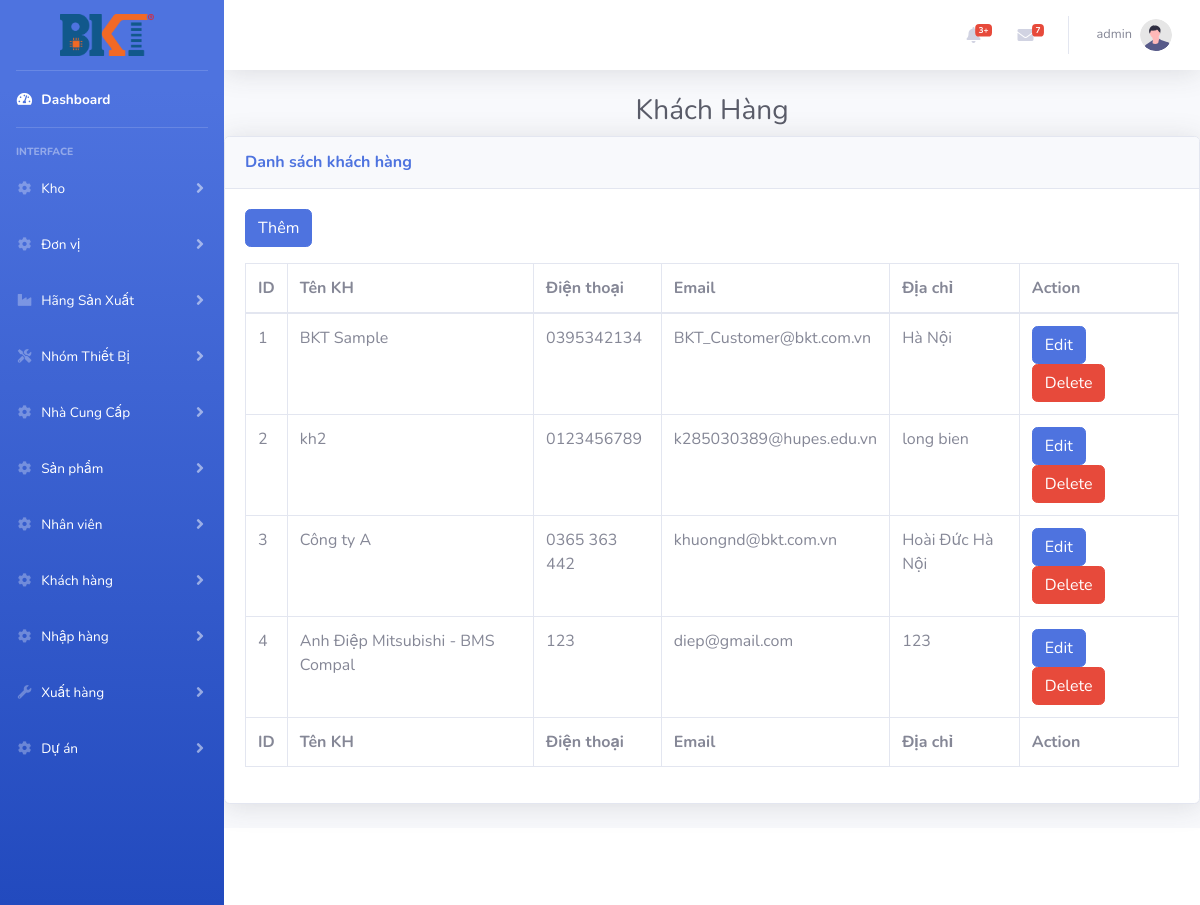
The app's page /index.php?controller=khachhangs (signed in), older data.
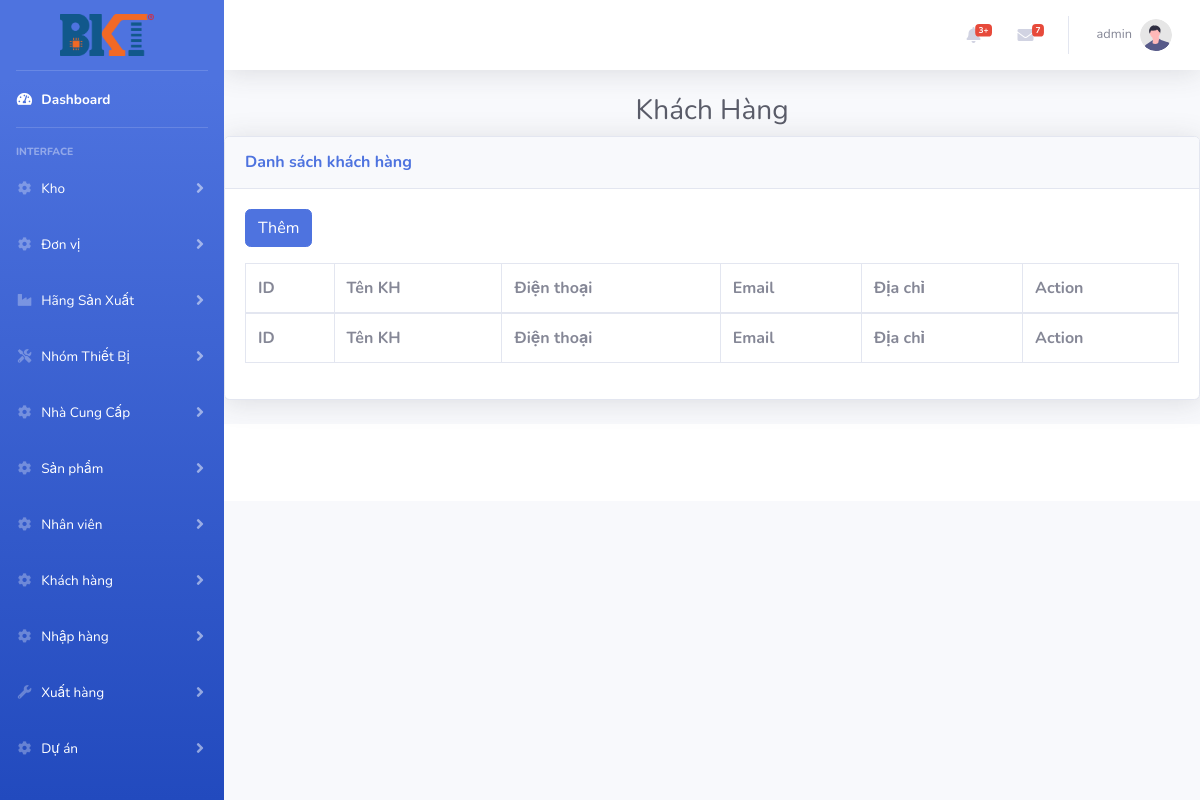
The same page, newer data.
### tables this page shows
CREATE TABLE `khachhang` (
  `Id` int(11) NOT NULL,
  `TenKH` varchar(100) DEFAULT NULL,
  `DienThoai` varchar(20) DEFAULT NULL,
  `Email` varchar(50) DEFAULT NULL,
  `DiaChi` varchar(100) DEFAULT NULL
);

### controllers/khachhangs_controller.php (called while the page is built, shortened)
<?php
require_once ('models/khachhang.php');
class KhachHangsController extends BaseController
{
    public function index()
    {
        $khachhangs = KhachHang::all();
        $data =array('khachhangs'=> $khachhangs);
        $this->render('index',$data);
    }
}

### routes.php (called while the page is built, shortened)
<?php
$controller = new $klass;
$controller->$action();

### index.php (called while the page is built, shortened)
<?php
require_once('routes.php');

### models/khachhang.php (called while the page is built, shortened)
<?php
class KhachHang{
    function __construct($Id,$TenKH,$DienThoai,$Email,$DiaChi)
    {
        $this->Id=$Id;
        $this->TenKH=$TenKH;
        $this->DienThoai=$DienThoai;
        $this->Email=$Email;
        $this->DiaChi=$DiaChi;
    }
    static function all()
    {
        $list = [];
        $db =DB::getInstance();
        $reg = $db->query('select *from KhachHang');
        foreach ($reg->fetchAll() as $item){
            $list[] =new KhachHang($item['Id'],$item['TenKH'],$item['DienThoai'],$item['Email'],$item['DiaChi']);
        }
        return $list;
    }
}

### views/khachhangs/index.php (the view, shortened to what this page needs)
<?php
require_once ('models/khachhang.php');
?>
<h1 class="h3 mb-2 text-center text-gray-800 ">Khách Hàng</h1>
<div class="card shadow mb-4">
    <div class="card-header py-3">
        <h6 class="m-0 font-weight-bold text-primary">Danh sách khách hàng</h6>
    </div>
    <div class="card-body">
        <a href="index.php?controller=khachhangs&action=insert" class="btn btn-primary mb-3">Thêm</a>
        <div class="table-responsive">
            <table class="table table-bordered" id="dataTable" width="100%" cellspacing="0">
                <thead>
                <tr>
                    <th>ID</th>
                    <th>Tên KH</th>
                    <th>Điện thoại</th>
                    <th>Email</th>
                    <th>Địa chỉ</th>
                    <th>Action</th>
                </tr>
                </thead>
                <tfoot>
                <tr>
                    <th>ID</th>
                    <th>Tên KH</th>
                    <th>Điện thoại</th>
                    <th>Email</th>
                    <th>Địa chỉ</th>
                    <th>Action</th>
                </tr>
                </tfoot>
                <tbody>
            <?php
            foreach ($khachhangs as $item){
            ?>
                <form method="post">
               <tr>
                   <td><?= $item->Id   ?></td>
               <td><?= $item->TenKH?></td>
                   <td><?= $item->DienThoai?></td>
                   <td><?= $item->Email?></td>
                   <td><?= $item->DiaChi?></td>
                   <td>
                       <a  href="index.php?controller=khachhangs&action=edit&id=<?= $item->Id?>"  class='btn btn-primary mr-3'>Edit</a>
                       <button type="submit" name="dele" value="<?= $item->Id ?>"    class='btn btn-danger'>Delete</button>
                       </form>
                <?php
            }
                ?>
                </tbody>
            </table>
        </div>
    </div>
</div>

Row changes from the older to the newer data that the page shows:
removed khachhang: Id "1", TenKH "BKT Sample", DienThoai "0395342134", Email "BKT_Customer@bkt.com.vn", DiaChi "Hà Nội"
removed khachhang: Id "2", TenKH "kh2", DienThoai "0123456789", Email "k285030389@hupes.edu.vn", DiaChi "long bien"
removed khachhang: Id "3", TenKH "Công ty A", DienThoai "0365 363 442", Email "khuongnd@bkt.com.vn", DiaChi "Hoài Đức Hà Nội"
removed khachhang: Id "4", TenKH "Anh Điệp Mitsubishi - BMS Compal", DienThoai "123", Email "diep@gmail.com", DiaChi "123"
